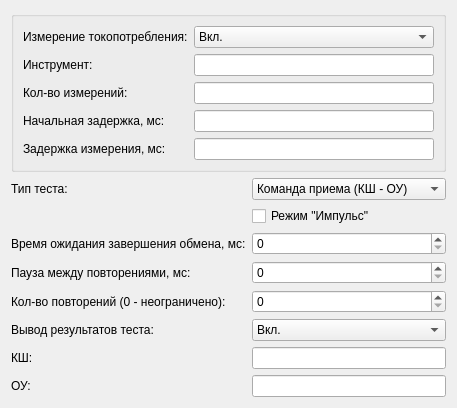
<?xml version="1.0" encoding="UTF-8"?>
<ui version="4.0">
 <class>SpelsamperageTestDefault</class>
 <widget class="QDialog" name="SpelsamperageTestDefault">
  <property name="geometry">
   <rect>
    <x>0</x>
    <y>0</y>
    <width>408</width>
    <height>367</height>
   </rect>
  </property>
  <property name="windowTitle">
   <string>Настройки теста на функционирование</string>
  </property>
  <property name="windowIcon">
   <iconset resource="../tgca/tgca.qrc">
    <normaloff>:/pictogram/memory.png</normaloff>:/pictogram/memory.png</iconset>
  </property>
  <layout class="QGridLayout" name="gridLayout_2">
   <item row="4" column="1">
    <widget class="QSpinBox" name="iterPause">
     <property name="maximum">
      <number>300000</number>
     </property>
    </widget>
   </item>
   <item row="3" column="0">
    <widget class="QLabel" name="label_6">
     <property name="text">
      <string>Время ожидания завершения обмена, мс:</string>
     </property>
    </widget>
   </item>
   <item row="8" column="1">
    <widget class="QLineEdit" name="RT"/>
   </item>
   <item row="5" column="0">
    <widget class="QLabel" name="label_9">
     <property name="text">
      <string>Кол-во повторений (0 - неограничено):</string>
     </property>
    </widget>
   </item>
   <item row="3" column="1">
    <widget class="QSpinBox" name="endExchangeTime">
     <property name="maximum">
      <number>300000</number>
     </property>
    </widget>
   </item>
   <item row="5" column="1">
    <widget class="QSpinBox" name="iterNum">
     <property name="maximum">
      <number>300000</number>
     </property>
    </widget>
   </item>
   <item row="7" column="1">
    <widget class="QLineEdit" name="BC">
     <property name="text">
      <string/>
     </property>
    </widget>
   </item>
   <item row="7" column="0">
    <widget class="QLabel" name="label_10">
     <property name="text">
      <string>КШ:</string>
     </property>
    </widget>
   </item>
   <item row="4" column="0">
    <widget class="QLabel" name="label_8">
     <property name="text">
      <string>Пауза между повторениями, мс:</string>
     </property>
    </widget>
   </item>
   <item row="1" column="1">
    <widget class="QComboBox" name="t_r">
     <item>
      <property name="text">
       <string>Команда приема (КШ - ОУ)</string>
      </property>
     </item>
     <item>
      <property name="text">
       <string>Команда передачи (ОУ - КШ)</string>
      </property>
     </item>
    </widget>
   </item>
   <item row="6" column="0">
    <widget class="QLabel" name="label_11">
     <property name="text">
      <string>Вывод результатов теста:</string>
     </property>
    </widget>
   </item>
   <item row="0" column="0" colspan="2">
    <widget class="QGroupBox" name="groupBox">
     <property name="title">
      <string/>
     </property>
     <property name="alignment">
      <set>Qt::AlignCenter</set>
     </property>
     <layout class="QGridLayout" name="gridLayout">
      <item row="0" column="0">
       <widget class="QLabel" name="label_12">
        <property name="text">
         <string>Измерение токопотребления:</string>
        </property>
       </widget>
      </item>
      <item row="4" column="0">
       <widget class="QLabel" name="label_2">
        <property name="text">
         <string>Начальная задержка, мс:</string>
        </property>
       </widget>
      </item>
      <item row="7" column="0">
       <widget class="QLabel" name="label_4">
        <property name="text">
         <string>Задержка измерения, мс:</string>
        </property>
       </widget>
      </item>
      <item row="7" column="1">
       <widget class="QLineEdit" name="iterationDelay"/>
      </item>
      <item row="4" column="1">
       <widget class="QLineEdit" name="startDelay"/>
      </item>
      <item row="1" column="1">
       <widget class="QLineEdit" name="instrument"/>
      </item>
      <item row="3" column="0">
       <widget class="QLabel" name="label_3">
        <property name="text">
         <string>Кол-во измерений:</string>
        </property>
       </widget>
      </item>
      <item row="1" column="0">
       <widget class="QLabel" name="label">
        <property name="text">
         <string>Инструмент:</string>
        </property>
       </widget>
      </item>
      <item row="0" column="1">
       <widget class="QComboBox" name="ampEnabled">
        <item>
         <property name="text">
          <string>Вкл.</string>
         </property>
        </item>
        <item>
         <property name="text">
          <string>Выкл.</string>
         </property>
        </item>
       </widget>
      </item>
      <item row="3" column="1">
       <widget class="QLineEdit" name="number"/>
      </item>
     </layout>
    </widget>
   </item>
   <item row="1" column="0">
    <widget class="QLabel" name="label_7">
     <property name="text">
      <string>Тип теста:</string>
     </property>
    </widget>
   </item>
   <item row="8" column="0">
    <widget class="QLabel" name="label_5">
     <property name="text">
      <string>ОУ:</string>
     </property>
    </widget>
   </item>
   <item row="6" column="1">
    <widget class="QComboBox" name="outputBCstatus">
     <item>
      <property name="text">
       <string>Вкл.</string>
      </property>
     </item>
     <item>
      <property name="text">
       <string>Выкл.</string>
      </property>
     </item>
    </widget>
   </item>
   <item row="2" column="1">
    <widget class="QCheckBox" name="impulseMode">
     <property name="text">
      <string>Режим &quot;Импульс&quot;</string>
     </property>
    </widget>
   </item>
  </layout>
 </widget>
 <resources>
  <include location="../tgca/tgca.qrc"/>
 </resources>
 <connections/>
</ui>
